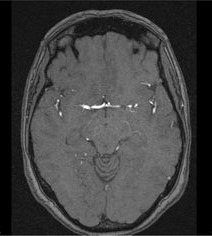
#> input picture images/healthy/healthy (1).jpg, 212 x 236 px; its folder holds only this picture in this run
$ jupyter execute --allow-errors Medical_Image_Processing.ipynb
#> lines starting #> are read from the running program, lines starting #| are printed output that depends on the picture
[cell 1]
import numpy as np
import matplotlib.pyplot as plt
from PIL import Image,ImageFilter,ImageEnhance
import os

[cell 2]
healthy_path ="images/healthy"
tumor_path ="images/tumor"
print("Healthy images :",os.path.exists(healthy_path))
print("Tumor images :",os.path.exists(tumor_path))

[cell 3]
healthy_files = os.listdir(healthy_path)
#> (the rest of this cell did not finish here and is left out)

[cell 4]
healthy_files = [
    file for file in os.listdir(healthy_path)
    if file.lower().endswith((".jpg",".jpeg",".png"))
]
#> (the rest of this cell did not finish here and is left out)

[cell 5]
healthy_image_path=os.path.join(healthy_path,healthy_files[0])
img=Image.open(healthy_image_path)
#> img is the input picture: PIL image 212x236 RGB; min 0, max 255, mean 64.3
print(img.format)
#| JPEG
print(img.size)
#| (212, 236)
print(img.mode)
#| RGB

[cell 6]
plt.figure(figsize=(5,5))
plt.imshow(img)
plt.title("Original MRI Image")
plt.axis("off")
plt.show()

[cell 7]
gray_img = img.convert("L")
print("Original mode :", img.mode)
#| Original mode : RGB
print("Grayscale mode :",gray_img.mode)
#| Grayscale mode : L

[cell 8]
fig, axes = plt.subplots(1, 2, figsize=(10, 5))

axes[0].imshow(img)
axes[0].set_title("Original RGB Image")
axes[0].axis("off")

axes[1].imshow(gray_img, cmap="gray")
axes[1].set_title("Grayscale Image")
axes[1].axis("off")

plt.tight_layout()
plt.show()
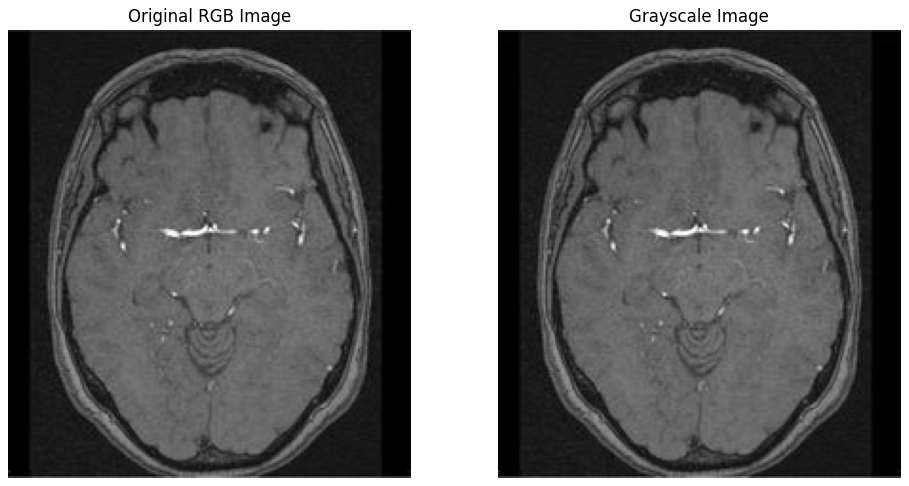
#> figure drawn by matplotlib, 2 panels

[cell 9]
resized_img = gray_img.resize((256, 256))
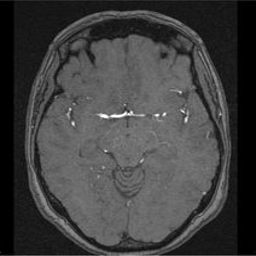
#> resized_img: PIL image 256x256 L; min 0, max 255, mean 64.3

print("Original size:", gray_img.size)
#| Original size: (212, 236)
print("Resized size:", resized_img.size)
#| Resized size: (256, 256)

[cell 10]
healthy_processed = []
tumor_processed = []

for filename in healthy_files:
    image_path = os.path.join(healthy_path, filename)
    image = Image.open(image_path)
    gray = image.convert("L")
    resized = gray.resize((256, 256))
    healthy_processed.append(resized)

#> (the rest of this cell did not finish here and is left out)

[cell 11]
gaussian_img = healthy_processed [0].filter(ImageFilter.GaussianBlur(radius=2))
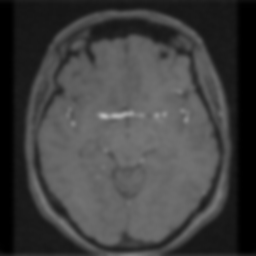
#> gaussian_img: PIL image 256x256 L; min 0, max 182, mean 64.4
plt.figure(figsize=(10,5))

plt.subplot(1,2,1)
plt.imshow(healthy_processed[0],cmap="gray")
plt.title("Original Image")
plt.axis("off")

plt.subplot(1,2,2)
plt.imshow(gaussian_img,cmap="gray")
plt.title("Gaussian Blur")
plt.axis("off")

plt.show()
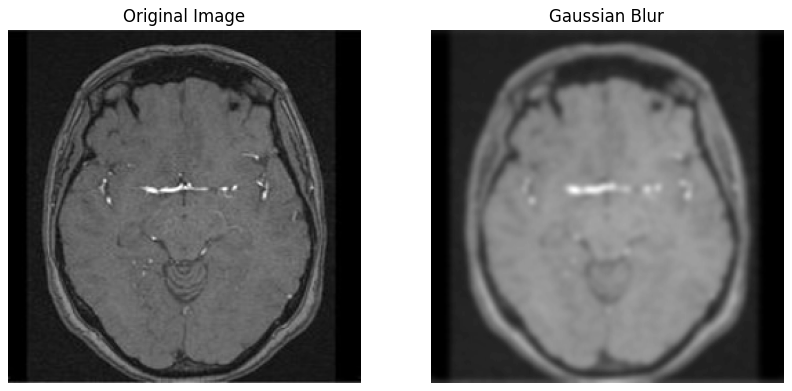
#> figure drawn by matplotlib, 2 panels

[cell 12]
median_img = healthy_processed[0].filter(ImageFilter.MedianFilter(size=3))

[cell 13]
plt.figure(figsize=(15,5))

plt.subplot(1,3,1)
plt.imshow(healthy_processed[0],cmap="gray")
plt.title("Original Image")
plt.axis("off")

plt.subplot(1,3,2)
plt.imshow(gaussian_img,cmap="gray")
plt.title("Gaussian Blur")
plt.axis("off")

plt.subplot(1,3,3)
plt.imshow(median_img,cmap="gray")
plt.title("Median Filter")
plt.axis("off")

plt.tight_layout()
plt.show()

[cell 14]
enhancer = ImageEnhance.Contrast(healthy_processed[0])
enhance_img = enhancer.enhance(1.5)
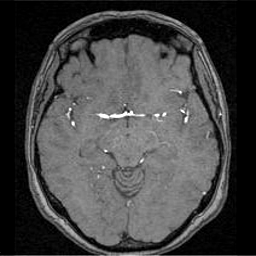
#> enhance_img: PIL image 256x256 L; min 0, max 255, mean 68.2

[cell 15]
plt.figure(figsize=(10,5))

plt.subplot(1,2,1)
plt.imshow(healthy_processed[0],cmap="gray")
plt.title("Original Image")
plt.axis("off")

plt.subplot(1,2,2)
plt.imshow(enhance_img,cmap="gray")
plt.title("Enhanced Contrast")
plt.axis("off")

plt.tight_layout()
plt.show()

[cell 16]
low_contrast =enhancer.enhance(0.5)
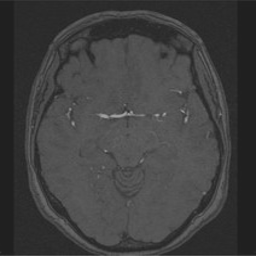
#> low_contrast: PIL image 256x256 L; min 32, max 159, mean 63.9
high_contrast =enhancer.enhance(2.0)
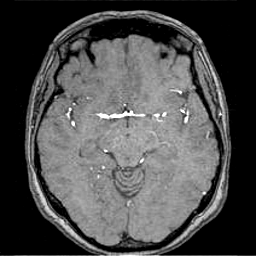
#> high_contrast: PIL image 256x256 L; min 0, max 255, mean 76.2

plt.figure(figsize=(15,5))

plt.subplot(1,3,1)
plt.imshow(low_contrast,cmap="gray")
plt.title("Low Contrast (0.5)")
plt.axis("off")

plt.subplot(1,3,2)
plt.imshow(healthy_processed[0],cmap="gray")
plt.title("Original Image")
plt.axis("off")

plt.subplot(1,3,3)
plt.imshow(high_contrast,cmap="gray")
plt.title("High Contrast (2.0)")
plt.axis("off")

plt.tight_layout()
plt.show()

[cell 17]
os.makedirs("results",exist_ok=True)

[cell 18]
healthy_processed[0].save("results/healthy_grayscale_resized.jpg")

[cell 19]
gaussian_img.save("results/healthy_gaussian_blur.jpg")

[cell 20]
median_img.save("results/healthy_median_filter.jpg")

[cell 21]
enhance_img.save("results/healthy_contrast_enhanced.jpg")

[cell 22]
print(os.listdir("results"))

[cell 23]
results_summary ={
    "Method":[
        "Grayscale + Resize",
        "gaussian Blur",
        "Median Filter",
        "Contrast Enhancement"
    ],
    "Output File":[
        "healthy_grayscale_resized.jpg",
        "healthy_gaussian_blur.jpg",
        "healthy_median_filter.jpg",
        "healthy_contrast_enhanced.jpg"
    ]
}
import pandas as pd
results_df = pd.DataFrame(results_summary)
results_df

[cell 24]
saved_img=Image.open("results/healthy_contrast_enhanced.jpg")
print("Image size:",saved_img.size)
#| Image size: (256, 256)
display(saved_img)

[cell 25]
os.makedirs("results/grayscale_resized",exist_ok=True)
os.makedirs("results/gaussian",exist_ok=True)
os.makedirs("results/median",exist_ok=True)
os.makedirs("results/contrast",exist_ok=True)

[cell 26]
healthy_gaussian = []
tumor_gaussian = []
for image in healthy_processed:
    blurred = image.filter(ImageFilter.GaussianBlur(radius=2))
    healthy_gaussian.append(blurred)
#> this loop made 1 pass
#> after the loop, healthy_gaussian = 1 item

for image in tumor_processed:
    blurred = image.filter(ImageFilter.GaussianBlur(radius=2))
    tumor_gaussian.append(blurred)
#> after the loop, tumor_gaussian = []

print("Healthy Image :",len(healthy_gaussian))
#| Healthy Image : 1
print("tumor Image :",len(tumor_gaussian))
#| tumor Image : 0

[cell 27]
for i,image in enumerate(healthy_gaussian,start=1):
    image.save(f"results/gaussian/healthy_{i}.jpg")
#> this loop made 1 pass
#> i on pass 1: 1
for i,image in enumerate(tumor_gaussian,start=1):
    image.save(f"results/gaussian/tumor_{i}.jpg")
#> this loop made 0 passes

[cell 28]
print(os.listdir("results/gaussian"))

[cell 29]
healthy_median = []
tumor_median = []
for image in healthy_processed:
    filtered = image.filter(ImageFilter.MedianFilter(size=3))
    healthy_median.append(filtered)
#> after the loop, healthy_median = 1 item

for image in tumor_processed:
    filtered = image.filter(ImageFilter.MedianFilter(size=3))
    tumor_median.append(filtered)
#> after the loop, tumor_median = []

print("Healthy Image :",len(healthy_median))
#| Healthy Image : 1
print("Tumor Image :",len(tumor_median))
#| Tumor Image : 0

[cell 30]
for i,image in enumerate(healthy_median,start=1):
    image.save(f"results/median/healthy_{i}.jpg")

for i,image in enumerate(tumor_median,start=1):
    image.save(f"results/median/tumor_{i}.jpg")

print(os.listdir("results/median"))

[cell 31]
healthy_contrast = []
tumor_contrast = []

contrast_factor = 1.5

for image in healthy_processed:
    enhancer = ImageEnhance.Contrast(image)
    enhanced = enhancer.enhance(contrast_factor)
    healthy_contrast.append(enhanced)
#> after the loop, healthy_contrast = 1 item

for image in tumor_processed:
    enhancer = ImageEnhance.Contrast(image)
    enhanced = enhancer.enhance(contrast_factor)
    tumor_contrast.append(enhanced)
#> after the loop, tumor_contrast = []

print("Healthy Image :",len(healthy_contrast))
#| Healthy Image : 1
print("Tumor Image :",len(tumor_contrast))
#| Tumor Image : 0

[cell 32]
for i,image in enumerate(healthy_contrast,start=1):
    image.save(f"results/contrast/healthy_{i}.jpg")

for i,image in enumerate(tumor_contrast,start=1):
    image.save(f"results/contrast/tumor_{i}.jpg")

print(os.listdir("results/contrast"))

[cell 33]
for i,image in enumerate(healthy_processed,start=1):
    image.save(f"results/grayscale_resized/healthy{i}.jpg")

for i,image in enumerate(tumor_processed,start=1):
    image.save(f"results/grayscale_resized/tumor{i}.jpg")

print(os.listdir("results/grayscale_resized"))

[cell 34]
plt.figure(figsize=(16,4))

images = [
    healthy_processed[0],
    healthy_gaussian[0],
    healthy_median[0],
    healthy_contrast[0]
]
titles =[
    "Grayscale + Resize",
    "Gaussian Blur",
    "Median Filter",
    "Contrast Enhancement"
]

for i in range(4):
    plt.subplot(1,4,i+1)
    plt.imshow(images[i],cmap="gray")
    plt.title(titles[i])
    plt.axis("off")

plt.tight_layout()
plt.show()

[cell 35]
plt.figure(figsize=(16,4))

#> (the rest of this cell did not finish here and is left out)

[cell 36]
results_analysis ={
    "Method" :[
        "Grayscale + Resize",
    "Gaussian Blur",
    "Median Filter",
    "Contrast Enhancement"
    ],
    "Advantages":[
        "Simplifies image representatian and standardizes size",
        "Reduces image noise and smooths the image",
        "Can Reduce noise while preserving edges",
        "Improves visual contrast between bright and dark regions"
    ],
    "Limitations" :[
        "May remove color information",
        "May blur edges and fine details",
        "may remove some small details",
        "Excessive enhancement may cause detail loss"
    ]
}
analysis_df = pd.DataFrame(results_analysis)
analysis_df

[cell 37]
analysis_df.loc[2,"Observed Results"] = (
    "Preserved more visible details than gaussian Blur"
    "in the selected sample image."
)
analysis_df.loc[1,"Observed Results"] = (
    "Produced srtonger smoothing and blurred some visible details."
)
analysis_df.loc[3,"Observed Results"] = (
    "Improved visual contrast, making some regions mor distinguishable."
)
analysis_df.loc[0,"Observed Results"] = (
    "Provided a standardized grayscale image with a fixed size."
)
analysis_df

[cell 38]
for folder in [
    "grayscale_resized",
    "gaussian",
    "median",
    "contrast"
]:
        path= os.path.join("results",folder)
        files = os.listdir(path)

        print(folder,":",len(files),"files")

[cell 39]
print("Image size :", healthy_processed[0].size)
#| Image size : (256, 256)
print("Image mode :", healthy_processed[0].mode)
#| Image mode : L
print("Number of healthy images:",len(healthy_processed))
#| Number of healthy images: 1
print("Number of tumor images:",len(tumor_processed))
